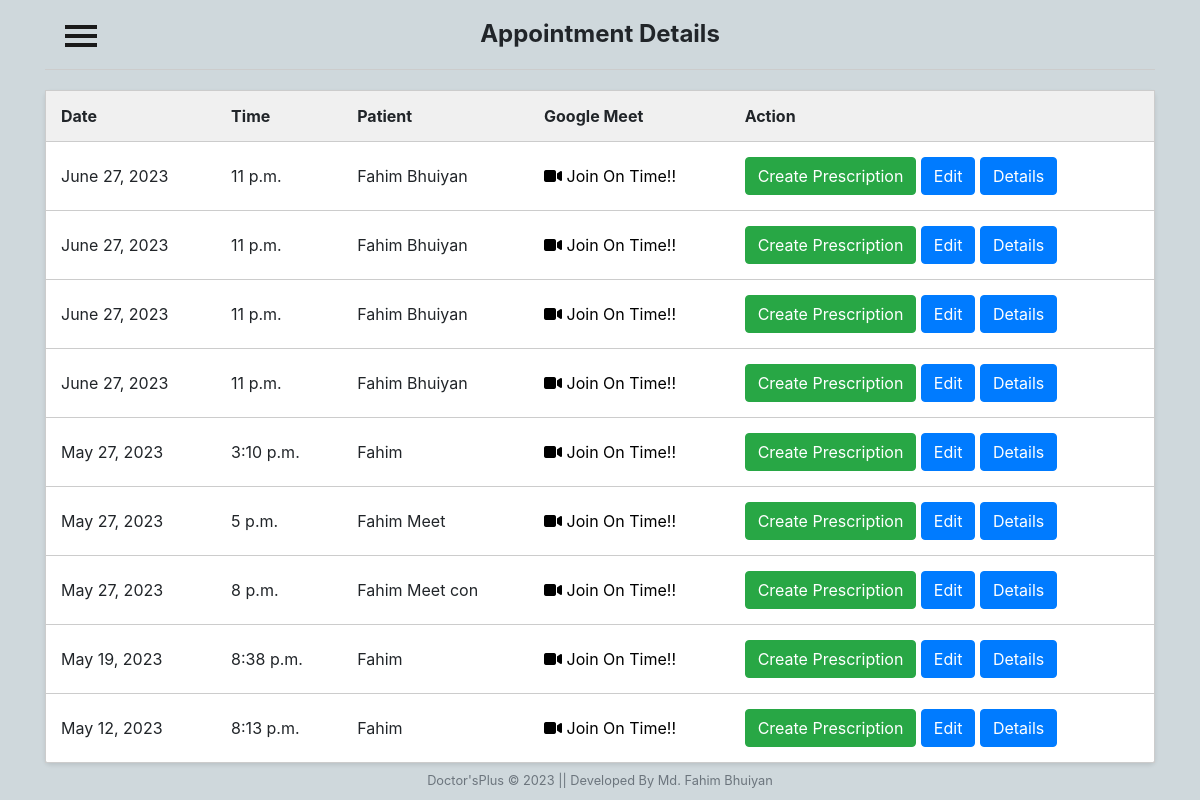
Screenshot of /doctor/appointments/ (signed in) with the database file from the repository.
### patient/models.py (models this page shows, shortened)
class Appointment(models.Model):
    appointment_id = models.UUIDField(primary_key=True, default=uuid.uuid4, editable=False)
    user = models.ForeignKey(User, on_delete=models.CASCADE)
    doctor = models.ForeignKey(Doctor, on_delete=models.CASCADE)
    patient_name = models.CharField(max_length=100)
    appointment_date = models.DateField()
    appointment_time = models.TimeField()
    consultation_fee = models.DecimalField(max_digits=8, decimal_places=2)
    google_meet_link = models.URLField(blank=True, null=True, default="")

### doctor/views.py (the view)
# urls.py: path('appointments/', views.doctor_appointments, name='doc_appointments'),
def doctor_appointments(request):
    doctor = request.user.doctor  # Assuming you have a OneToOneField relationship between User and Doctor models
    appointments = Appointment.objects.filter(doctor=doctor)
    return render(request, 'doctor/appointments.html', {'appointments': appointments})

### Templates/doctor/appointments.html (shortened to what this page needs)
{% load static %}
<html lang="en">
<head>
    <link rel="stylesheet" href="{% static 'css/appointments.css' %}">
</head>
<body>
  {% include "doctor/sidenav_bar.html" %}
    <div class="container">
        <h2 class="section-title" style="text-align: center;">Appointment Details</h2>
        <div class="divider"></div>
        <table class="appointment-table">
            <tr>
                <th>Date</th>
                <th>Time</th>
                <th>Patient</th>
                <th>Google Meet</th>
                <th style="padding-right: 0%;">Action</th>
            </tr>
            {% for appointment in appointments|dictsortreversed:"appointment_date" %}
            <tr class="{% if appointment.appointment_date < now %}expired{% endif %}">
                <td>{{ appointment.appointment_date }}</td>
                <td>{{ appointment.appointment_time }}</td>
                <td>{{ appointment.patient_name }}</td>
                <td><a href="{{ appointment.google_meet_link }}" style="text-decoration: none; color: black;"><i class="fa-solid fa-video"></i> Join On Time!!</a></td>
                <td><a href="{% url 'create-prescription' appointment_id=appointment.appointment_id %}" class="btn btn-success">Create Prescription</a>
                    <a href="{% url 'edit_prescription' appointment.appointment_id %}" class="btn btn-primary">Edit</a>
                    <a href="{% url 'prescription_detail' appointment.appointment_id %}" class="btn btn-primary">Details</a>
                </td>
            </tr>
            {% empty %}
            <tr>
                <td colspan="5" class="no-appointments">No appointments available.</td>
            </tr>
            {% endfor %}
        </table>
    </div>
    {% include "Home/footer.html" %}
</body>
</html>

### static/CSS/appointments.css (style rules this page uses)
body { font-family: Arial, sans-serif; margin: 0; padding: 20px; background-color: #f7f7f7; }
.container { max-width: 600px; margin: 0 auto; }
.appointment-table { width: 100%; border-collapse: collapse; background-color: #fff; border: 1px solid #ccc; border-radius: 5px; box-shadow: 0 2px 4px rgba(0, 0, 0, 0.1); }
.appointment-table th, .appointment-table td { padding: 15px; text-align: left; border-bottom: 1px solid #ccc; }
.appointment-table th { background-color: #f0f0f0; }
.appointment-table tr:last-child td { border-bottom: none; }
.section-title { font-size: 24px; font-weight: bold; margin-bottom: 10px; }
.divider { border-top: 1px solid #ccc; margin: 20px 0; }

### static/CSS/patientnav.css (style rules this page uses)
body { position: relative; overflow-x: hidden; background-color: #cfd8dc; }
body, html { height: 100%; }

### rows the page displays
Appointment: appointment_date "June 27, 2023", appointment_time "11 p.m.", patient_name "Fahim Bhuiyan"
Appointment: appointment_date "June 27, 2023", appointment_time "11 p.m.", patient_name "Fahim Bhuiyan"
Appointment: appointment_date "June 27, 2023", appointment_time "11 p.m.", patient_name "Fahim Bhuiyan"
Appointment: appointment_date "June 27, 2023", appointment_time "11 p.m.", patient_name "Fahim Bhuiyan"
Appointment: appointment_date "May 27, 2023", appointment_time "3:10 p.m.", patient_name "Fahim"
Appointment: appointment_date "May 27, 2023", appointment_time "5 p.m.", patient_name "Fahim Meet"
Appointment: appointment_date "May 27, 2023", appointment_time "8 p.m.", patient_name "Fahim Meet con"
Appointment: appointment_date "May 19, 2023", appointment_time "8:38 p.m.", patient_name "Fahim"
Appointment: appointment_date "May 12, 2023", appointment_time "8:13 p.m.", patient_name "Fahim"
